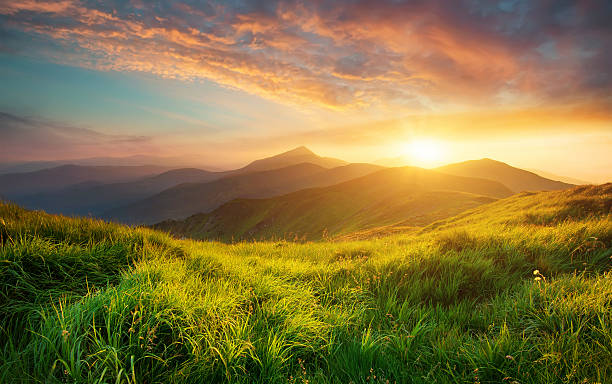
#> input picture input/sample.jpg, 612 x 384 px
$ python evaluate.py
#> lines starting #> are read from the running program, lines starting #| are printed output that depends on the picture
### src/image_utils.py
"""
Image utilities for the SVD Image Compression project.

This file handles the basic image processing part:
    1. Load an image
    2. Convert it to grayscale
    3. Convert it into a matrix of pixel values

For a grayscale image, every pixel is represented by a value
between 0 and 255.

So an image of size m x n can be represented as a matrix:

        A = [a11 a12 ... a1n
             a21 a22 ... a2n
             .
             .
             .
             am1 am2 ... amn]

This matrix A is what we pass to SVD.
"""

from PIL import Image
import numpy as np


def load_image(path):
    """
    Load the image from the given path.

    We convert the image to grayscale because it makes the
    Linear Algebra part much simpler.

    Instead of dealing with 3 matrices (R, G, B), we only
    have one matrix containing pixel intensities.

    Returns:
        image: PIL Image object
        matrix: NumPy array containing pixel values
    """

    image = Image.open(path).convert("L")

    # Convert the image into a NumPy matrix.
    # Each element represents the intensity of one pixel.
    matrix = np.array(image, dtype=np.float64)

    return image, matrix


# [17 lines left out: function save_image, not called in this run]

### src/svd_compression.py
"""
SVD based image compression.

The main idea of the project is:

                A = U Σ V^T

where:
    A   -> original image matrix
    U   -> left singular vectors
    Σ   -> singular values
    V^T  -> transpose of right singular vectors

Instead of keeping all singular values, we keep only the
largest k singular values.

This gives us a low-rank approximation:

                A_k = U_k Σ_k V_k^T

The smaller k is, the more we compress the image.
The larger k is, the more information we retain.
"""

import numpy as np


def apply_svd(matrix):
    """
    Perform Singular Value Decomposition on the image matrix.

    NumPy decomposes A as:

                    A = U Σ V^T

    Returns:
        U  -> left singular vectors
        S  -> singular values
        VT -> transpose of right singular vectors
    """

    U, S, VT = np.linalg.svd(matrix, full_matrices=False)

    return U, S, VT


def reconstruct_image(U, S, VT, k):
    """
    Reconstruct the image using only the first k singular values.

    Normally we would reconstruct the entire matrix using:

                    A = U Σ V^T

    But for compression we only use:

                    A_k = U_k Σ_k V_k^T

    where k is the number of singular values we keep.

    The first k singular values are the largest and generally
    contain the most important information about the image.

    Example:

        k = 5
        -> keep only first 5 singular values

        k = 100
        -> keep first 100 singular values

    Returns:
        reconstructed image matrix
    """

    # Keep only the first k columns of U.
    U_k = U[:, :k]

    # Keep only the first k singular values.
    S_k = S[:k]

    # Keep only the first k rows of V^T.
    VT_k = VT[:k, :]

    # Σ is a diagonal matrix containing singular values.
    # np.diag(S_k) creates that diagonal matrix.
    Sigma_k = np.diag(S_k)

    # Low-rank approximation:

    #       A_k = U_k Σ_k V_k^T

    reconstructed = U_k @ Sigma_k @ VT_k

    return reconstructed


# [16 lines left out: function compress_image, not called in this run]

### src/metrics.py
"""metrics.py  --  Person 2 (Modules 5, 6, 7)

Compression size, compression ratio, MSE and PSNR for SVD image compression.
"""
import os
import numpy as np


# ---------- Module 5: Compression size ----------
def original_size(m: int, n: int) -> int:
    """Number of values needed to store the full m x n matrix."""
    return m * n


def compressed_size(m: int, n: int, k: int) -> int:
    """Rank-k SVD storage: U_k (m*k) + Sigma_k (k) + V_k (n*k) = k(m+n+1)."""
    return k * (m + n + 1)


def compression_ratio(m: int, n: int, k: int) -> float:
    """mn / k(m+n+1).  A value < 1 means the SVD form is LARGER than the original."""
    return original_size(m, n) / compressed_size(m, n, k)


def storage_saved_percent(m: int, n: int, k: int) -> float:
    """Percentage of storage saved (negative if the SVD form is bigger)."""
    return (1 - compressed_size(m, n, k) / original_size(m, n)) * 100


def break_even_rank(m: int, n: int) -> float:
    """Largest k for which SVD storage is still smaller than mn: k < mn/(m+n+1)."""
    return (m * n) / (m + n + 1)


def file_size_kb(path: str) -> float:
    """Actual size on disk (PNG/JPEG have their own compression, so this
    differs from the SVD storage formula -- report both separately)."""
    return os.path.getsize(path) / 1024


# ---------- Module 6: MSE ----------
def mse(original: np.ndarray, reconstructed: np.ndarray) -> float:
    a = original.astype(np.float64)
    b = reconstructed.astype(np.float64)
    return float(np.mean((a - b) ** 2))


# ---------- Module 7: PSNR ----------
def psnr(original: np.ndarray, reconstructed: np.ndarray, max_val: float = 255.0) -> float:
    err = mse(original, reconstructed)
    if err == 0:
        return float("inf")  # identical images
    return float(10 * np.log10((max_val ** 2) / err))

### src/visualization.py
"""visualization.py  --  Person 2 (Modules 8, 9)

Three graphs (k vs compression ratio / MSE / PSNR) and a side-by-side
visual comparison of the original and every reconstruction.
"""
import os
import matplotlib
matplotlib.use("Agg")  # save to file without needing a display
import matplotlib.pyplot as plt


def _line_plot(ks, values, title, ylabel, path, color):
    plt.figure(figsize=(7, 4.5))
    plt.plot(ks, values, marker="o", linewidth=2, color=color)
    for k, v in zip(ks, values):
        plt.annotate(f"{v:.2f}", (k, v), textcoords="offset points",
                     xytext=(0, 8), ha="center", fontsize=8)
    plt.title(title)
    plt.xlabel("k (number of singular values kept)")
    plt.ylabel(ylabel)
    plt.grid(True, alpha=0.3)
    plt.tight_layout()
    plt.savefig(path, dpi=200)
    plt.close()


# ---------- Module 8: Graphs ----------
def plot_compression_ratio(ks, ratios, out_dir="graphs"):
    os.makedirs(out_dir, exist_ok=True)
    _line_plot(ks, ratios, "k vs Compression Ratio", "Compression Ratio  mn / k(m+n+1)",
               os.path.join(out_dir, "compression_ratio.png"), "tab:blue")


def plot_mse(ks, mses, out_dir="graphs"):
    os.makedirs(out_dir, exist_ok=True)
    _line_plot(ks, mses, "k vs MSE", "Mean Squared Error",
               os.path.join(out_dir, "mse.png"), "tab:red")


def plot_psnr(ks, psnrs, out_dir="graphs"):
    os.makedirs(out_dir, exist_ok=True)
    _line_plot(ks, psnrs, "k vs PSNR", "PSNR (dB)",
               os.path.join(out_dir, "psnr.png"), "tab:green")


# ---------- Module 9: Visual comparison ----------
def plot_comparison(original, reconstructions, ks, psnrs, out_dir="graphs"):
    """original: 2-D array; reconstructions: list of 2-D arrays (same order as ks)."""
    os.makedirs(out_dir, exist_ok=True)
    n = len(ks) + 1
    fig, axes = plt.subplots(1, n, figsize=(3.2 * n, 3.8))
    axes[0].imshow(original, cmap="gray", vmin=0, vmax=255)
    axes[0].set_title("Original")
    for ax, img, k, p in zip(axes[1:], reconstructions, ks, psnrs):
        ax.imshow(img, cmap="gray", vmin=0, vmax=255)
        ax.set_title(f"k = {k}\nPSNR = {p:.1f} dB")
    for ax in axes:
        ax.axis("off")
    plt.tight_layout()
    plt.savefig(os.path.join(out_dir, "visual_comparison.png"), dpi=200)
    plt.close()

### src/evaluate.py
"""evaluate.py  --  Person 2's driver script.

Works with Person 1's modules (image_utils.py, svd_compression.py, main.py).

Workflow (run everything from inside the src/ folder, like main.py expects):
    cd src
    python main.py        # Person 1: creates ../output/compressed_k*.png
    python evaluate.py    # Person 2: metrics, table, graphs -> ../graphs/

evaluate.py loads the original image with Person 1's load_image() and
compares it with the saved PNGs. If a PNG is missing, it rebuilds that
reconstruction using Person 1's apply_svd()/reconstruct_image() and the same
clip + uint8 conversion as save_image(), so results are identical.
"""
import argparse
import csv
import os
import numpy as np
from PIL import Image

from image_utils import load_image                      # Person 1
from svd_compression import apply_svd, reconstruct_image  # Person 1
from metrics import (compressed_size, compression_ratio, storage_saved_percent,
                     break_even_rank, file_size_kb, mse, psnr)
from visualization import (plot_compression_ratio, plot_mse, plot_psnr,
                           plot_comparison)


def load_saved(path):
    return np.array(Image.open(path).convert("L"), dtype=np.float64)


def rebuild_like_save_image(U, S, VT, k):
    """Same conversion as image_utils.save_image (clip, then astype uint8)."""
    R = np.clip(reconstruct_image(U, S, VT, k), 0, 255)
    return R.astype(np.uint8).astype(np.float64)


def main():
    ap = argparse.ArgumentParser()
    ap.add_argument("--input", default="../input/sample.jpg")
    ap.add_argument("--output_dir", default="../output")
    ap.add_argument("--graphs_dir", default="../graphs")
    ap.add_argument("--ks", type=int, nargs="+", default=[5, 20, 50, 100])
    args = ap.parse_args()

    _, A = load_image(args.input)
#> in load_image, `image = Image.open(path).convert("L")`:
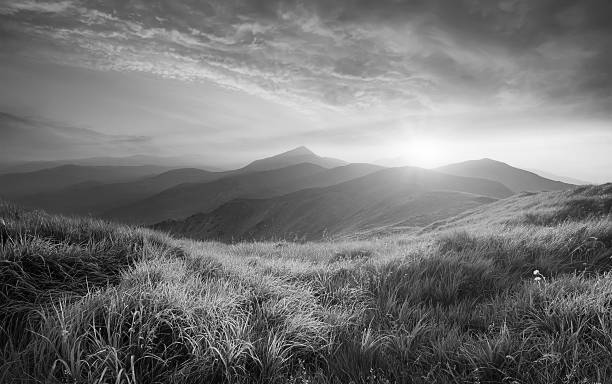
#> image: PIL image 612x384 L; min 0, max 254, mean 116.8
    m, n = A.shape
#> m = 384; n = 612
    print(f"Image size: {m} x {n}  ({m * n} values, file "
          f"{file_size_kb(args.input):.1f} KB)")
#| Image size: 384 x 612  (235008 values, file 60.8 KB)
    print(f"SVD storage beats the raw matrix only while "
          f"k < {break_even_rank(m, n):.1f}\n")
#| SVD storage beats the raw matrix only while k < 235.7

    svd_cache = None  # computed only if a PNG is missing
    rows, recons, used_ks = [], [], []
    for k in args.ks:
        if k > min(m, n):
            print(f"[skip] k={k} exceeds the number of singular values")
            continue
        path = os.path.join(args.output_dir, f"compressed_k{k}.png")
        if os.path.exists(path):
            R, disk_kb = load_saved(path), file_size_kb(path)
        else:
            print(f"[note] {path} not found -> rebuilding k={k} with Person 1's functions")
            if svd_cache is None:
                svd_cache = apply_svd(A)
#> in apply_svd, `U, S, VT = np.linalg.svd(matrix, full_matrices=False)`:
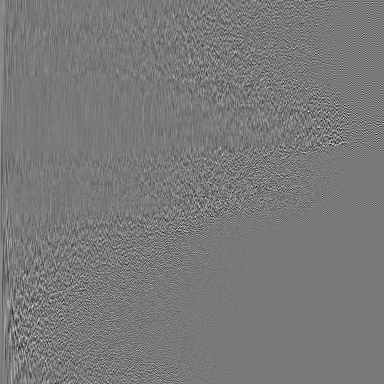
#> U: shape (384, 384) float64; min -0.386, max 0.426, mean 0.00018; drawn with min black and max white
#> in apply_svd, `U, S, VT = np.linalg.svd(matrix, full_matrices=False)`:
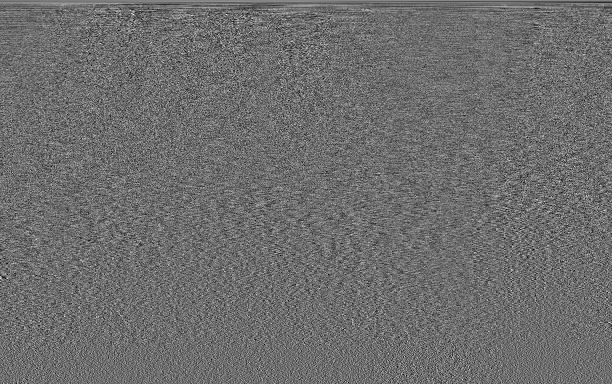
#> VT: shape (384, 612) float64; min -0.198, max 0.261, mean 0.000119; drawn with min black and max white
#> in apply_svd, `U, S, VT = np.linalg.svd(matrix, full_matrices=False)`: S = 384 values, max 61151.2 at index 0, min 2.86 at index 383, mean 554
            R, disk_kb = rebuild_like_save_image(*svd_cache, k), float("nan")
#> in reconstruct_image, `U_k = U[:, :k]`: U_k = 384 rows, first 6: [0.0354, 0.0236, 0.0463, 0.076, 0.0027], [0.0358, 0.0245, 0.0497, 0.0824, 0.0074], [0.0363, 0.0262, 0.0547, 0.0899, 0.0146], [0.0368, 0.0272, 0.0587, 0.0941, 0.0177], [0.0372, 0.0279, 0.0622, 0.0969, 0.0152], [0.0377, 0.0291, 0.0652, 0.1, 0.0148]
#> in reconstruct_image, `S_k = S[:k]`: S_k = [61151.2, 8963, 4743.9, 4085.4, 2891.8]
#> in reconstruct_image, `Sigma_k = np.diag(S_k)`: Sigma_k = [[61151.2, 0, 0, 0, 0], [0, 8963, 0, 0, 0], [0, 0, 4743.9, 0, 0], [0, 0, 0, 4085.4, 0], [0, 0, 0, 0, 2891.8]]
#> in reconstruct_image, `reconstructed = U_k @ Sigma_k @ VT_k`:
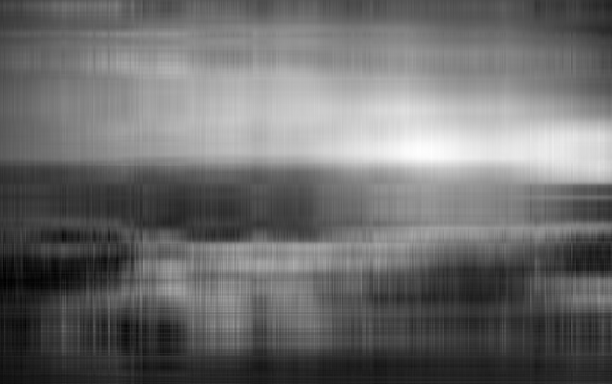
#> reconstructed: shape (384, 612) float64; min 9.45, max 261.2, mean 116.8; drawn with min black and max white
#> disk_kb = nan
        used_ks.append(k)
        recons.append(R)
        rows.append({
            "k": k,
            "svd_values_stored": compressed_size(m, n, k),
            "compression_ratio": round(compression_ratio(m, n, k), 3),
            "storage_saved_%": round(storage_saved_percent(m, n, k), 2),
            "MSE": round(mse(A, R), 3),
            "PSNR_dB": round(psnr(A, R), 3),
            "png_file_KB": round(disk_kb, 1),
        })
#> in psnr, `err = mse(original, reconstructed)`: err = 452.3

    header = list(rows[0].keys())
#> header = ['k', 'svd_values_stored', 'compression_ratio', 'storage_saved_%', 'MSE', 'PSNR_dB', 'png_file_KB']
    print("  ".join(f"{h:>18}" for h in header))
#|                  k   svd_values_stored   compression_ratio     storage_saved_%                 MSE             PSNR_dB         png_file_KB
    for r in rows:
        print("  ".join(f"{str(r[h]):>18}" for h in header))
#> this loop made 4 passes
#|                  5                4985              47.143               97.88              452.35              21.576                 nan
#|                 20               19940              11.786               91.52             282.586              23.619                 nan
#|                 50               49850               4.714               78.79             156.165              26.195                 nan
#|                100               99700               2.357               57.58              59.013              30.421                 nan

    os.makedirs(args.graphs_dir, exist_ok=True)
    with open(os.path.join(args.graphs_dir, "results.csv"), "w", newline="") as f:
        w = csv.DictWriter(f, fieldnames=header)
        w.writeheader()
        w.writerows(rows)

    plot_compression_ratio(used_ks, [r["compression_ratio"] for r in rows], args.graphs_dir)
    plot_mse(used_ks, [r["MSE"] for r in rows], args.graphs_dir)
#> call 2 of _line_plot, with title = 'k vs MSE', ylabel = 'Mean Squared Error', path = '../graphs/mse.png', color = 'tab:red'
#> the loop in _line_plot (call 2), `for k, v in zip(ks, values):` made 4 passes
#> (k, v) on passes 1 to 4: (5, 452.4), (20, 282.6), (50, 156.2), (100, 59.01)
#> in _line_plot (call 2), `plt.savefig(path, dpi=200)`:
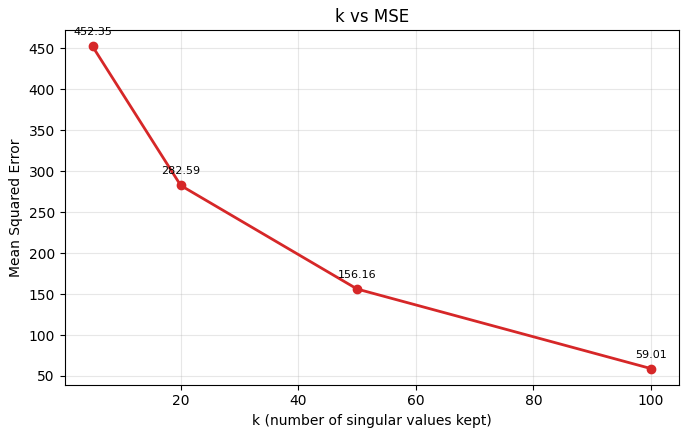
#> figure drawn by matplotlib, 1 panel
    plot_psnr(used_ks, [r["PSNR_dB"] for r in rows], args.graphs_dir)
#> call 3 of _line_plot, with title = 'k vs PSNR', ylabel = 'PSNR (dB)', path = '../graphs/psnr.png', color = 'tab:green'
#> the loop in _line_plot (call 3), `for k, v in zip(ks, values):` made 4 passes
#> (k, v) on passes 1 to 4: (5, 21.58), (20, 23.62), (50, 26.2), (100, 30.42)
#> in _line_plot (call 3), `plt.savefig(path, dpi=200)`:
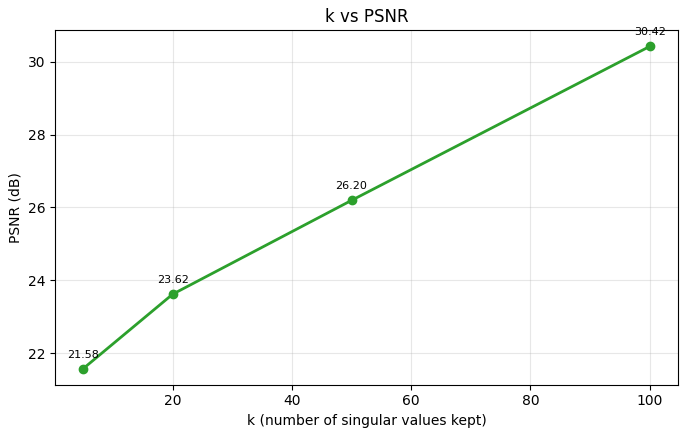
#> figure drawn by matplotlib, 1 panel
    plot_comparison(A, recons, used_ks, [r["PSNR_dB"] for r in rows], args.graphs_dir)
#> in plot_comparison, `n = len(ks) + 1`: n = 5
#> the loop in plot_comparison, `for ax, img, k, p in zip(axes[1:], reconstructions, ks, psnrs):` made 4 passes
#> the loop in plot_comparison, `for ax in axes:` made 5 passes
#> in plot_comparison, `plt.savefig(os.path.join(out_dir, "visual_comparison.png"), dpi=200)`:
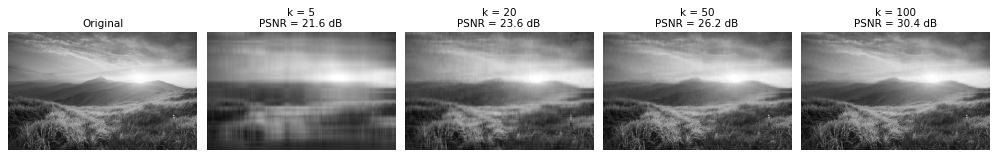
#> figure drawn by matplotlib, 5 panels
    print(f"\nSaved results.csv and 4 figures in '{args.graphs_dir}/'")


if __name__ == "__main__":
    main()
